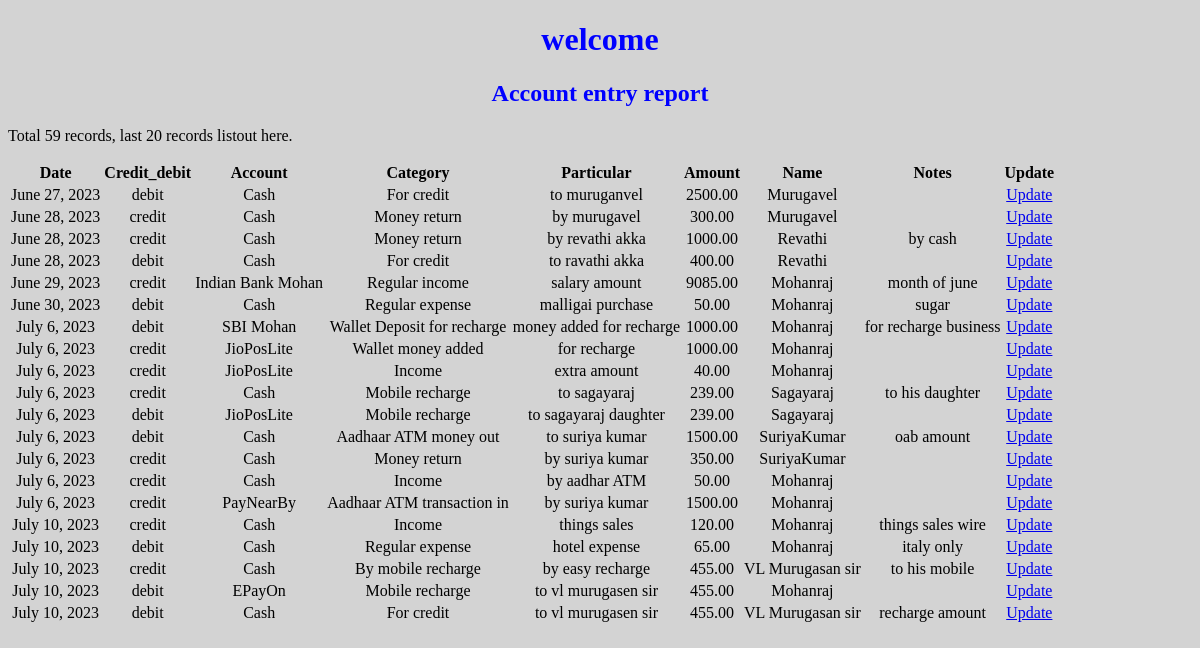
Before: /account_entry_report/ with the older database file.
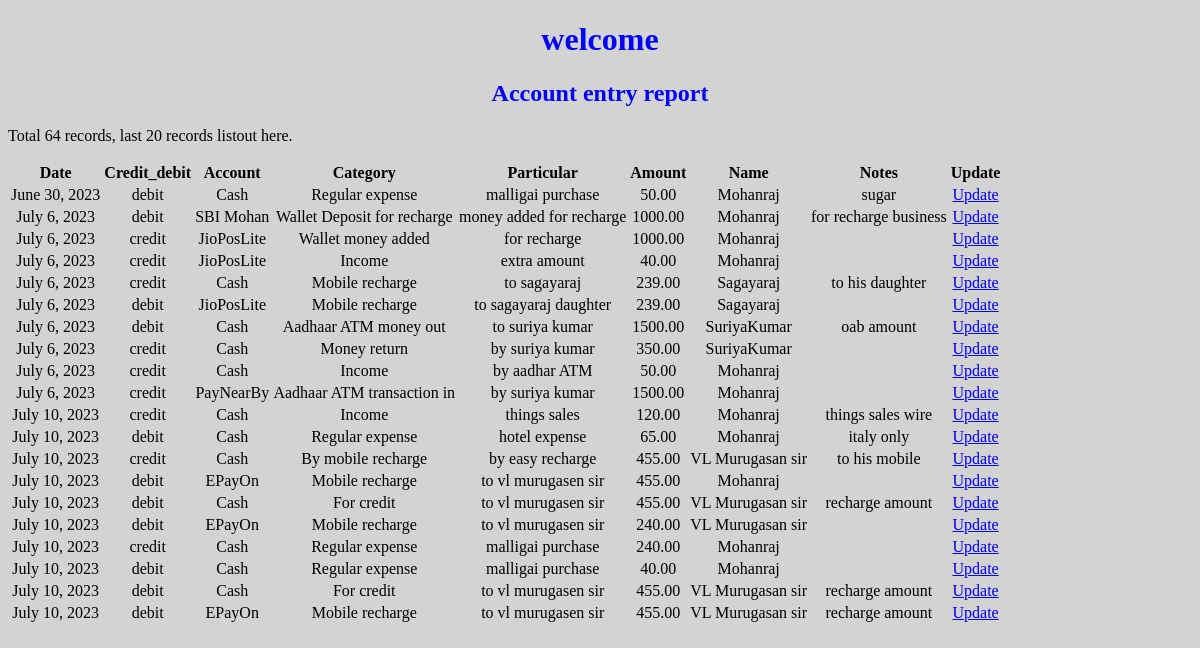
After: the same page with the newer database file.
### account_entry/models.py (models this page shows)
class account_database(models.Model):
    date = models.DateField()
    credit_debit = models.CharField(max_length=50)
    category = models.CharField(max_length=200)
    account = models.CharField(max_length=200)
    particular = models.CharField(max_length=200)
    name = models.CharField(max_length=200)
    amount = models.DecimalField(max_digits=10, decimal_places=2,default=0)
    notes = models.CharField(max_length=200, blank=True)

### account_entry/views.py (the view)
# urls.py: path('account_entry_report/', views.account_entry_report),
def account_entry_report(request):
    count = 0
    account_listCount = account_database.objects.all().values()
    for coun in account_listCount:
        count = count + 1
    account_list = account_database.objects.all().order_by("date").values()[count-20:]
    context = {"account": account_list, "coun": count}
    return render(request, "accountEntryDatabase.html", context)

### account_entry/templates/accountEntryDatabase.html (shortened to what this page needs)
<!DOCTYPE html>
<html>
<head>
{% load static %}
<link rel="stylesheet" href="{% static 'mystyle.css' %}">
</head>
<body>
<h1>welcome</h1>
<h2>Account entry report</h2>
<p>Total {{ coun }} records, last 20 records listout here.</p>
<table>
<tr>
<th>Date</th>
<th>Credit_debit</th>
<th>Account</th>
<th>Category</th>
<th>Particular</th>
<th>Amount</th>
<th>Name</th>
<th>Notes</th>
<th>Update</th>
</tr>
{% for x in account %}
<tr>
<td>{{ x.date }}</td>
<td>{{ x.credit_debit }}</td>
<td>{{ x.account }}</td>
<td>{{ x.category }}</td>
<td>{{ x.particular }}</td>
<td>{{ x.amount }}</td>
<td>{{ x.name}}</td>
<td>{{ x.notes }}</td>
<td><a href="/update_account_entry/{{ x.id }}">Update</a></td>
</tr>
{% endfor %}
</table>
</body>
</html>

Changed rows visible on the page:
no longer on this page (row unchanged): account_database: date "June 27, 2023", credit_debit "debit", account "Cash", category "For credit", particular "to muruganvel", amount "2500.00", name "Murugavel"
no longer on this page (row unchanged): account_database: date "June 28, 2023", credit_debit "credit", account "Cash", category "Money return", particular "by murugavel", amount "300.00", name "Murugavel"
no longer on this page (row unchanged): account_database: date "June 28, 2023", credit_debit "credit", account "Cash", category "Money return", particular "by revathi akka", amount "1000.00", name "Revathi", notes "by cash"
no longer on this page (row unchanged): account_database: date "June 28, 2023", credit_debit "debit", account "Cash", category "For credit", particular "to ravathi akka", amount "400.00", name "Revathi"
no longer on this page (row unchanged): account_database: date "June 29, 2023", credit_debit "credit", account "Indian Bank Mohan", category "Regular income", particular "salary amount", amount "9085.00", name "Mohanraj", notes "month of june"
added account_database: date "July 10, 2023", credit_debit "debit", account "EPayOn", category "Mobile recharge", particular "to vl murugasen sir", amount "240.00", name "VL Murugasan sir"
added account_database: date "July 10, 2023", credit_debit "credit", account "Cash", category "Regular expense", particular "malligai purchase", amount "240.00", name "Mohanraj"
added account_database: date "July 10, 2023", credit_debit "debit", account "Cash", category "Regular expense", particular "malligai purchase", amount "40.00", name "Mohanraj"
added account_database: date "July 10, 2023", credit_debit "debit", account "Cash", category "For credit", particular "to vl murugasen sir", amount "455.00", name "VL Murugasan sir", notes "recharge amount"
added account_database: date "July 10, 2023", credit_debit "debit", account "EPayOn", category "Mobile recharge", particular "to vl murugasen sir", amount "455.00", name "VL Murugasan sir", notes "recharge amount"
Other visible differences:
{{ coun }}: "59" → "64"
